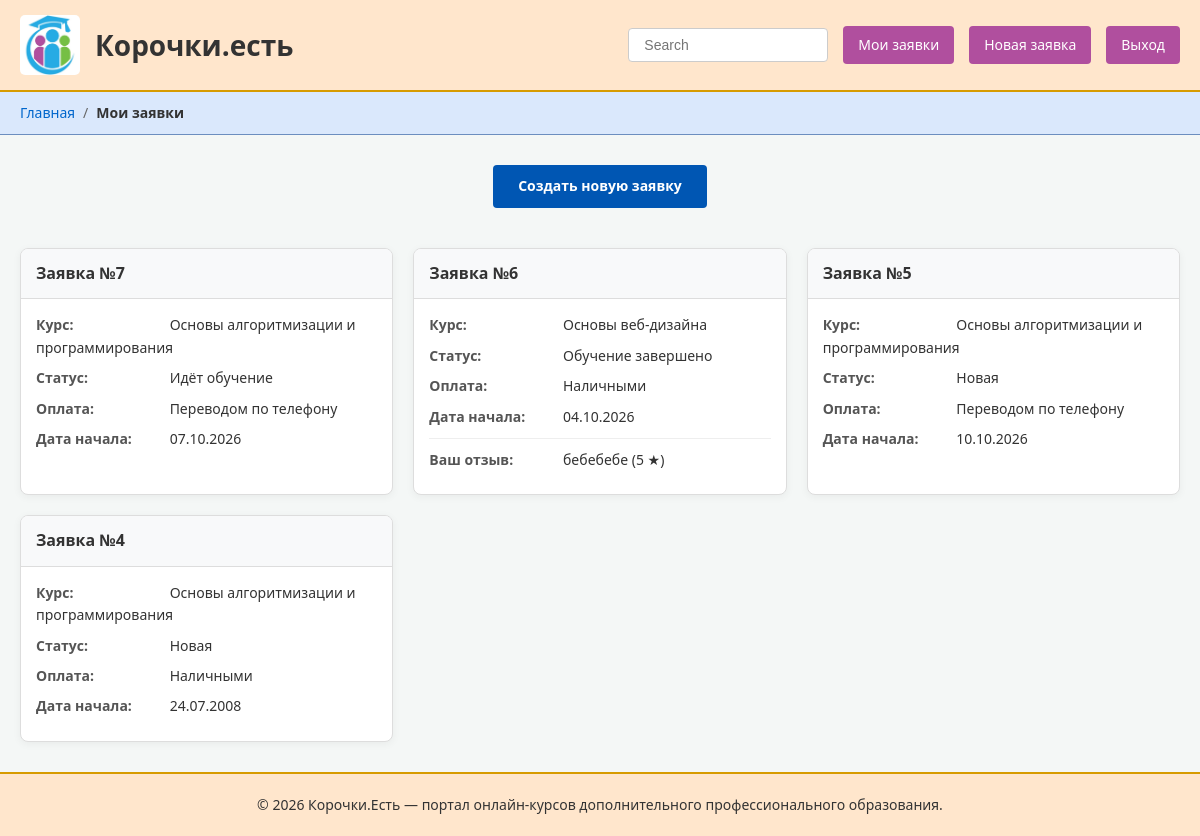
Page /pages/zayavki.php (signed in) on the committed database.
### tables this page shows
CREATE TABLE `requests` (
  `id_request` int(11) NOT NULL,
  `course_id` int(11) NOT NULL,
  `data_nach` date NOT NULL,
  `payment_id` int(11) NOT NULL,
  `status_id` int(11) NOT NULL DEFAULT 1,
  `user_id` int(11) NOT NULL,
  `review_id` int(11) DEFAULT NULL
);

CREATE TABLE `courses` (
  `id_course` int(11) NOT NULL,
  `name_course` varchar(255) NOT NULL
);

CREATE TABLE `statuses` (
  `id_status` int(11) NOT NULL,
  `name_status` varchar(50) NOT NULL
);

CREATE TABLE `payments` (
  `id_payment` int(11) NOT NULL,
  `method` varchar(100) NOT NULL
);

CREATE TABLE `reviews` (
  `id_review` int(11) NOT NULL,
  `comment` text DEFAULT NULL,
  `stars` int(11) NOT NULL DEFAULT 5
);

### pages/zayavki.php (the view, shortened to what this page needs)
<?php
require_once __DIR__ . '/../helpers/db.php';
$userId = $_SESSION['user_id'];
$sql = "
    SELECT r.*, c.name_course, p.method, s.name_status, rv.stars, rv.comment
    FROM requests r
    LEFT JOIN courses c ON r.course_id = c.id_course
    LEFT JOIN payments p ON r.payment_id = p.id_payment
    LEFT JOIN statuses s ON r.status_id = s.id_status
    LEFT JOIN reviews rv ON r.review_id = rv.id_review
    WHERE r.user_id = ?
    ORDER BY r.id_request DESC
";
$stmt = $pdo->prepare($sql);
$stmt->execute([$userId]);
$requests = $stmt->fetchAll();
?>
<div style="display: flex; justify-content: space-between; align-items: center; margin-bottom: 20px;">
    <a href="/DE/korochki/pages/new.php" class="btn btn-primary" style="width: auto;">Создать новую заявку</a>
</div>
<div class="requests-grid">
    <?php if (empty($requests)): ?>
        <p style="grid-column: 1 / -1; text-align: center;">У вас пока нет заявок. <a href="new.php">Создайте первую!</a></p>
    <?php else: ?>
        <?php foreach ($requests as $req): ?>
        <div class="request-card">
            <div class="request-card-header">Заявка №<?= $req['id_request'] ?></div>
            <div class="request-card-body">
                <p><strong>Курс:</strong> <?= htmlspecialchars($req['name_course'] ?? 'Неизвестно') ?></p>
                <p><strong>Статус:</strong> <?= htmlspecialchars($req['name_status'] ?? 'Неизвестно') ?></p>
                <p><strong>Оплата:</strong> <?= htmlspecialchars($req['method'] ?? 'Неизвестно') ?></p>
                <p><strong>Дата начала:</strong> <?= date('d.m.Y', strtotime($req['data_nach'])) ?></p>
                <?php if ($req['review_id']): ?>
                    <div style="margin-top: 10px; padding-top: 10px; border-top: 1px solid #eee;">
                        <p><strong>Ваш отзыв:</strong> <?= htmlspecialchars($req['comment']) ?> (<?= $req['stars'] ?> ★)</p>
                    </div>
                <?php elseif ($req['name_status'] === 'Обучение завершено'): ?>
                    <div style="margin-top: 10px;">
                        <a href="review.php?request_id=<?= $req['id_request'] ?>" style="color: #b04f9e; text-decoration: none; font-size: 14px;">Оставить отзыв</a>
                    </div>
                <?php endif; ?>
            </div>
        </div>
        <?php endforeach; ?>
    <?php endif; ?>
</div>
<?php
require __DIR__ . '/layout.php';

### styles/style.css (style rules this page uses)
:root { --primary-color: #0056b3; --primary-hover: #004494; --secondary-color: #f8f9fa; --text-color: #333; --light-text: #666; --bg-color: #f4f7f6; --header-bg: #ffe6cc; --header-border: #d79b00; --link-color: #0066cc; }
* { box-sizing: border-box; margin: 0; padding: 0; }
body { font-family: 'Segoe UI', Tahoma, Geneva, Verdana, sans-serif; background-color: var(--bg-color); color: var(--text-color); line-height: 1.6; display: flex; flex-direction: column; min-height: 100vh; }
.btn { display: inline-block; padding: 10px 25px; border-radius: 4px; text-decoration: none; font-weight: 600; cursor: pointer; border: none; font-size: 14px; text-align: center; }
.btn-primary { background-color: var(--primary-color); color: #fff; width: 100%; }
.requests-grid { display: grid; grid-template-columns: repeat(auto-fit, minmax(320px, 1fr)); gap: 20px; width: 100%; margin-top: 20px; }
.request-card { background: #fff; border: 1px solid #ddd; border-radius: 8px; overflow: hidden; box-shadow: 0 2px 8px rgba(0,0,0,0.05); }
.request-card-header { background: #f8f9fa; padding: 12px 15px; font-weight: bold; border-bottom: 1px solid #ddd; }
.request-card-body { padding: 15px; }
.request-card-body p { margin-bottom: 8px; font-size: 14px; }
.request-card-body strong { display: inline-block; width: 130px; color: #555; }

### rows in the picture
requests: id_request "7", course.name_course "Основы алгоритмизации и программирования", status.name_status "Идёт обучение", payment.method "Переводом по телефону", data_nach "07.10.2026"
requests: id_request "6", course.name_course "Основы веб-дизайна", status.name_status "Обучение завершено", payment.method "Наличными", data_nach "04.10.2026", review.comment "бебебебе", review.stars "5"
requests: id_request "5", course.name_course "Основы алгоритмизации и программирования", status.name_status "Новая", payment.method "Переводом по телефону", data_nach "10.10.2026"
requests: id_request "4", course.name_course "Основы алгоритмизации и программирования", status.name_status "Новая", payment.method "Наличными", data_nach "24.07.2008"

### other values in the picture
$btn['title'] "Мои заявки"
$btn['title'] "Новая заявка"
$btn['title'] "Выход"
$crumb['title'] "Главная"
$crumb['title'] "Мои заявки"
